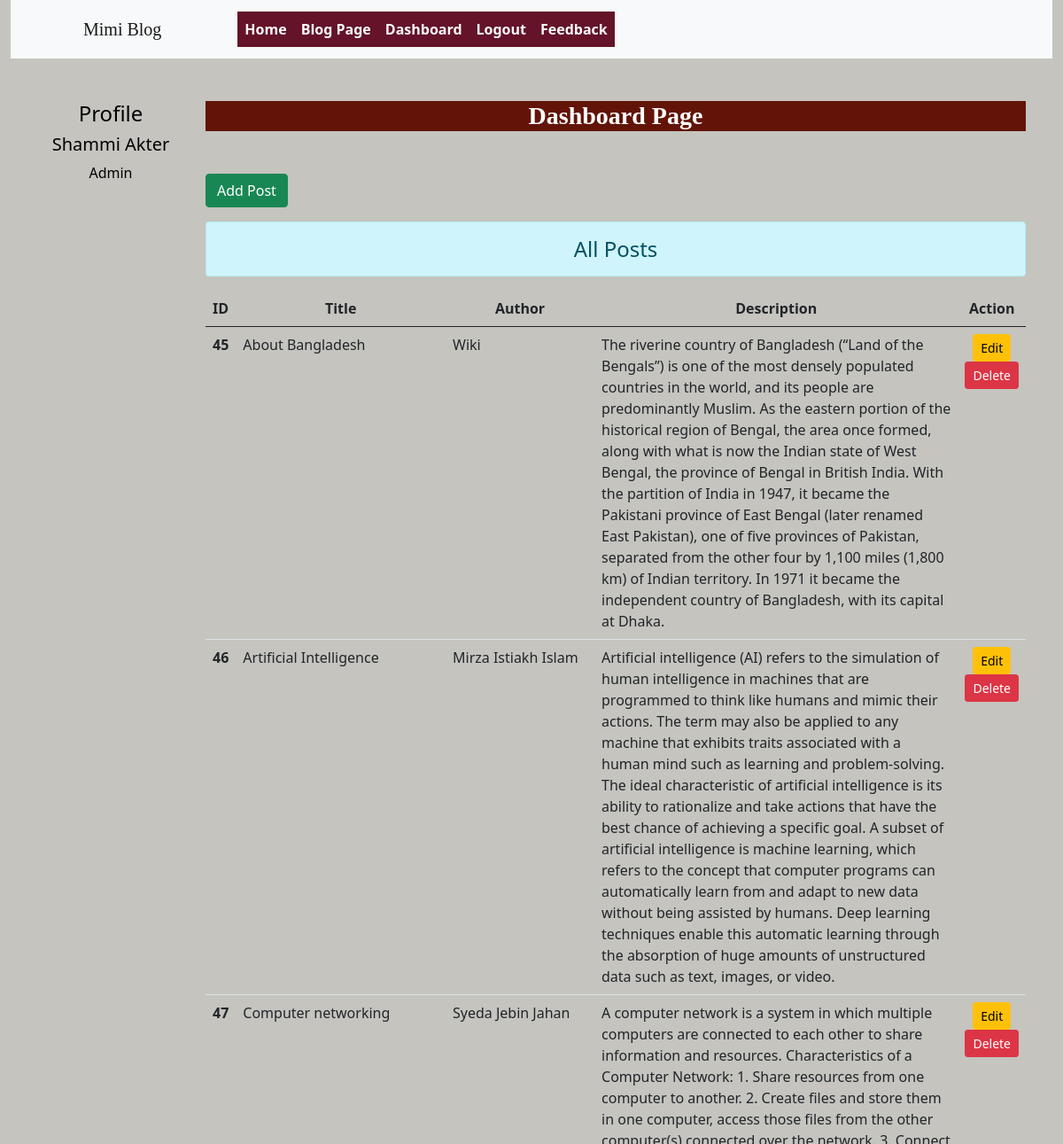
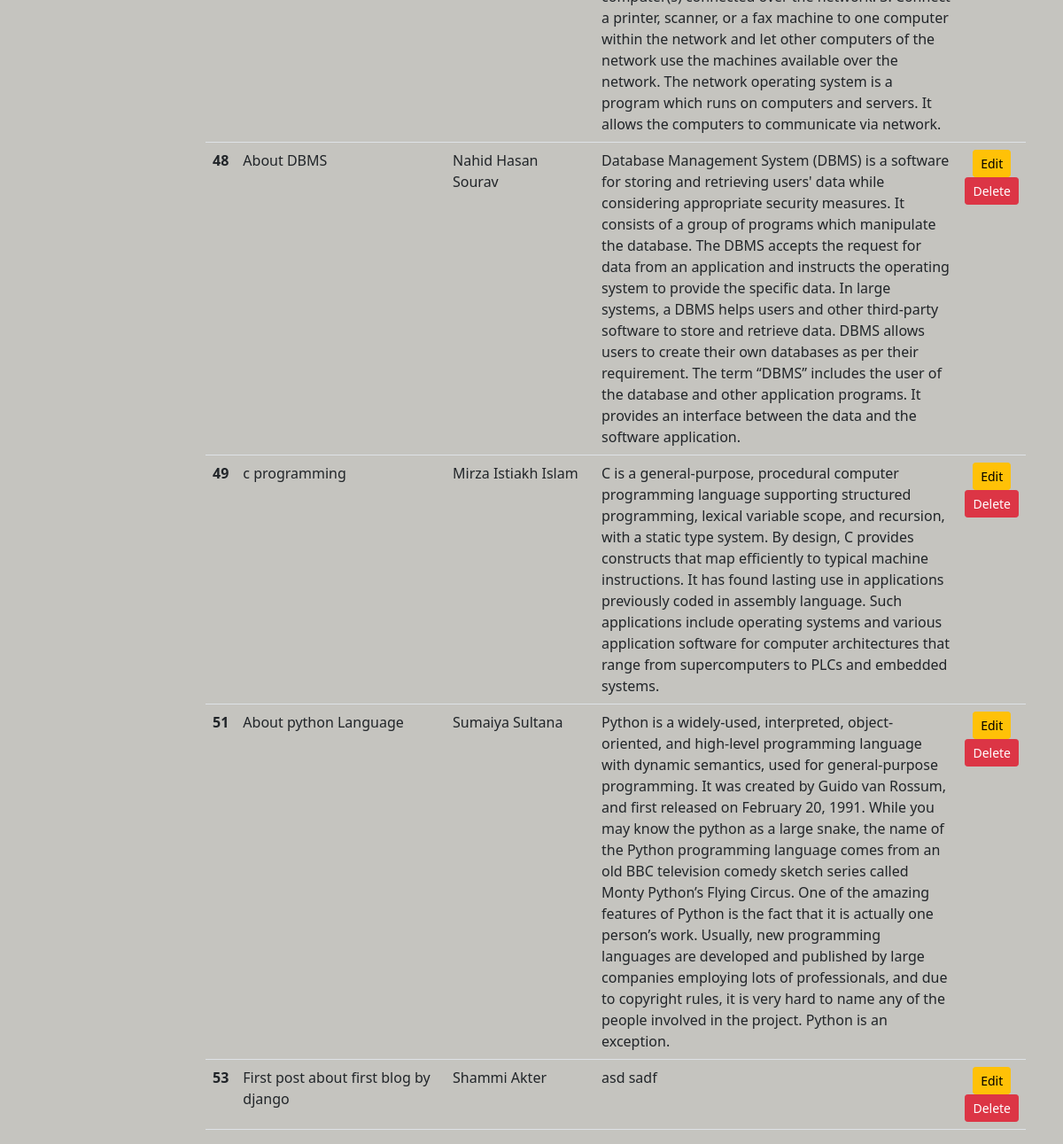
The page /dashboard/ (signed in) on the database its author committed (2 pictures, top to bottom).
### blog/models.py (models this page shows)
class Post(models.Model):
    title= models.CharField(max_length=200)
    author= models.CharField(max_length=200)
    desc= models.TextField()

### blog/views.py (the view)
# urls.py: path('dashboard/', views.dashboard, name='dashboard'),
def dashboard(request):
    if request.user.is_authenticated:
        posts= Post.objects.all()
        user= request.user
        full_name= user.get_full_name()
        gps= user.groups.all()
        return render(request, 'blog/dashboard.html', {'posts': posts, 'full_name': full_name, 'groups': gps})
    else:
        return HttpResponseRedirect('/login/')

### blog/templates/blog/dashboard.html (shortened to what this page needs)
{% extends 'blog/index.html' %}
{% load static %}
{% block side %}
    <div class="col-sm-2 text-black my-5 text-center">
        <h4 class"my-5">Profile</h4>
        <h5>{{full_name}}</h5>
        {% for group in groups %}
            <p>{{group.name}}</p>
        {% endfor %}
    </div>
{% endblock %}
{% block content %}
<div class= "col-sm-10">
    <h3 class= "text-white my-5"style="font-family: 'Pacifico', cursive; height:80; width: 30; text-align: center; background-color:rgb(98,20,8);"><b> Dashboard Page</b></h3>
    <a href="{% url 'addpost' %}" class="btn btn-success">Add Post</a>
    <h4 class="text-center alert alert-info mt-3">All Posts</h4>
    {% if posts %}
        <table class="table table-hover bg-black">
            <thead>
                <tr class ="text-center">
                    <th scope="col" style="width:2%">ID</th>
                    <th scope="col" style="width:28%">Title</th>
                    <th scope="col" style="width:20%">Author</th>
                    <th scope="col" style="width:55%">Description</th>
                    <th scope="col" style="width:15%">Action</th>
                </tr>
            </thead>
            <tbody>
                {% for post in posts %}
                    <tr>
                        <th scope="row">{{post.id}}</th>
                        <td>{{post.title}}</td>
                        <td>{{post.author}}</td>
                        <td>{{post.desc}}</td>
                        <td class ="text-center">
                            <a href="{% url 'updatepost' post.id %}" class="btn btn-warning btn-sm">Edit</br></a>
                            {% if perms.blog.delete_post %}
                            <form action="{% url 'deletepost' post.id %}" method="post" class="d-inline">{% csrf_token %}
                            <input type="submit" class="btn btn-danger btn-sm" value="Delete">
                            </form>
                            {% endif %}
                        </td>
                    </tr>
                {% endfor %}
            </tbody>
        </table>
    {% else %}
        <h4 class="text-center alert alert-warning">No Records Here</h4>
    {% endif %}
</div>
{% endblock content %}

### blog/static/blog/css/style.css (style rules this page uses)
body { background-color: rgb(197, 196, 191); color: black; }

### rows shown on the page
Post: author "Shammi Akter", id "53", title "First post about first blog by django", desc "asd sadf"
Post: id "45", title "About Bangladesh", author "Wiki", desc "The riverine country of Bangladesh (“Land of the Bengals”) is one of the most densely populated countries in the world, and its people are predominantly Muslim. As the eastern portion of the historical region of Bengal, the area once formed, along with what is now the Indian state of West Bengal, the province of Bengal in British India. With the partition of India in 1947, it became the Pakistani province of East Bengal (later renamed East Pakistan), one of five provinces of Pakistan, separated from the other four by 1,100 miles (1,800 km) of Indian territory. In 1971 it became the independent country of Bangladesh, with its capital at Dhaka."
Post: id "46", title "Artificial Intelligence", author "Mirza Istiakh Islam", desc "Artificial intelligence (AI) refers to the simulation of human intelligence in machines that are programmed to think like humans and mimic their actions. The term may also be applied to any machine that exhibits traits associated with a human mind such as learning and problem-solving. The ideal characteristic of artificial intelligence is its ability to rationalize and take actions that have the best chance of achieving a specific goal. A subset of artificial intelligence is machine learning, which refers to the concept that computer programs can automatically learn from and adapt to new data without being assisted by humans. Deep learning techniques enable this automatic learning through…"
Post: id "47", title "Computer networking", author "Syeda Jebin Jahan", desc "A computer network is a system in which multiple computers are connected to each other to share information and resources. Characteristics of a Computer Network: 1. Share resources from one computer to another. 2. Create files and store them in one computer, access those files from the other computer(s) connected over the network. 3. Connect a printer, scanner, or a fax machine to one computer within the network and let other computers of the network use the machines available over the network. The network operating system is a program which runs on computers and servers. It allows the computers to communicate via network."
Post: id "48", title "About DBMS", author "Nahid Hasan Sourav", desc "Database Management System (DBMS) is a software for storing and retrieving users' data while considering appropriate security measures. It consists of a group of programs which manipulate the database. The DBMS accepts the request for data from an application and instructs the operating system to provide the specific data. In large systems, a DBMS helps users and other third-party software to store and retrieve data. DBMS allows users to create their own databases as per their requirement. The term “DBMS” includes the user of the database and other application programs. It provides an interface between the data and the software application."
Post: id "49", title "c programming", author "Mirza Istiakh Islam", desc "C is a general-purpose, procedural computer programming language supporting structured programming, lexical variable scope, and recursion, with a static type system. By design, C provides constructs that map efficiently to typical machine instructions. It has found lasting use in applications previously coded in assembly language. Such applications include operating systems and various application software for computer architectures that range from supercomputers to PLCs and embedded systems."
Post: id "51", title "About python Language", author "Sumaiya Sultana", desc "Python is a widely-used, interpreted, object-oriented, and high-level programming language with dynamic semantics, used for general-purpose programming. It was created by Guido van Rossum, and first released on February 20, 1991. While you may know the python as a large snake, the name of the Python programming language comes from an old BBC television comedy sketch series called Monty Python’s Flying Circus. One of the amazing features of Python is the fact that it is actually one person’s work. Usually, new programming languages are developed and published by large companies employing lots of professionals, and due to copyright rules, it is very hard to name any of the people involved in…"

### other values the page prints
{{ group.name }} "Admin"
